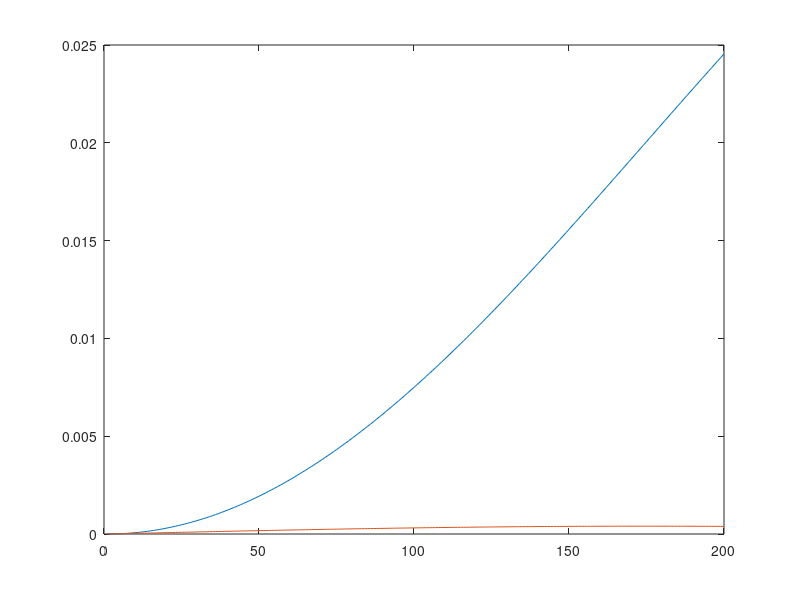

Source code (MATLAB):
% in questo script bisogna selezionare due frequenze f1,f2, un tempo totale di
% simulazione T, gli step di simulazione t. Fatto ciò vengono generati
% y1,y2,y3,y4 cioè posizioni e velocità di due giunti. Infine viene
% generata e salvata una struttura ref.mat la quale può essere usata come riferimento
% per example_KMPC

clc,clear

name = 'marco quando abbiamo finito ti offro un pranzo da bonelli';

T = 90;

t = linspace(0,90,200);
f1 = 2*10^(-2);
a1 = 2*10^(-2);
y(:,1) = a1*(1-cos(f1*t));
y(:,2) = a1*f1*sin(f1*t);

% t = linspace(0,90,200);
% y = [];
% for i = 1:length(t)
%     y(i,1) = 0.01;
%     y(i,2) = 0;
% end

% y(:,1) = t/100;
% y(:,2) = y(:,1)/5;
% ref = struct;

ref.name = name;
ref.T = T;
ref.y = y;
ref.t = t;

% file_name = 'ref_traj';
% 
% save(file_name,'-struct','ref')

plot(ref.y)


